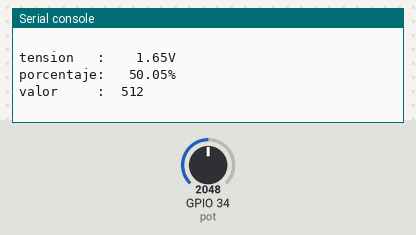
The program below on a simulated ESP32 board running MicroPython. Parts: the last lines printed to the serial console. The test bench sets the inputs (shaded band); at power-on: GPIO 34 (pot) = 2048 (analog values on the 0–4095 scale).

Above: at 1.2 s.
1.3 s: GPIO 34 (pot) set to 0
At 2.8 s:
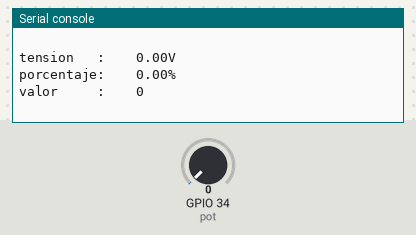
3.5 s: GPIO 34 (pot) set to 4095
At 4.8 s:
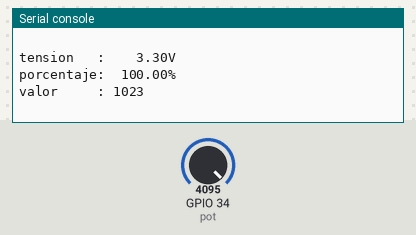
Timing chart, 0 to 6.5 s (numbered marks = the images above; inputs shaded):
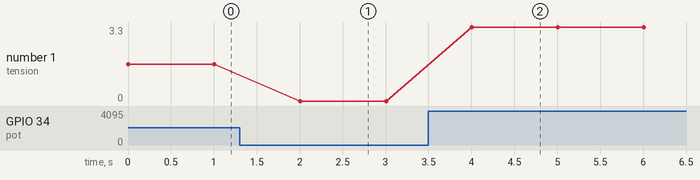

Measured:
- after the input at 1.3 s, the serial console: prints a new line after 0.70 s (image 1)
- after the input at 3.5 s, the serial console: prints a new line after 0.51 s (image 2)
- plotted number 1: 0 → 3.3 after the input at 3.5 s

The program:

main.py
```python
# ESP32/ESP8266 Analog Readings with MicroPython:
# https://randomnerdtutorials.com/esp32-esp8266-analog-readings-micropython/

from machine import Pin, ADC
from time import sleep

DELAY_SEC = 1

pot = ADC(Pin(34))          # Configurar el pin 34 para ADC (entrada analógica)
pot.atten(ADC.ATTN_11DB)    # Configurar el rango de tensión:
                            #   - ADC.ATTN_0DB    : 0V a 1.2V (por defecto)
                            #   - ADC.ATTN_2_5DB  : 0V a 1.5V
                            #   - ADC.ATTN_6DB    : 0V a 2.0V
                            #   - ADC.ATTN_11DB   : 0V a 3.3V
pot.width(ADC.WIDTH_10BIT)  # Configurar la resolución:
                            #   - ADC.WIDTH_9BIT  : 0 a  511
                            #   - ADC.WIDTH_10BIT : 0 a 1023
                            #   - ADC.WIDTH_11BIT : 0 a 2047
                            #   - ADC.WIDTH_12BIT : 0 a 4095 (por defecto)

print("ATTN VALUES:")
print("  - ADC.ATTN_0DB    : ", ADC.ATTN_0DB)    # 0
print("  - ADC.ATTN_2_5DB  : ", ADC.ATTN_2_5DB)  # 1
print("  - ADC.ATTN_6DB    : ", ADC.ATTN_6DB)    # 2
print("  - ADC.ATTN_11DB   : ", ADC.ATTN_11DB)   # 3
print()
print("WIDTH VALUES:")
print("  - ADC.WIDTH_9BIT  :", ADC.WIDTH_9BIT)   #  9
print("  - ADC.WIDTH_10BIT :", ADC.WIDTH_10BIT)  # 10
print("  - ADC.WIDTH_11BIT :", ADC.WIDTH_11BIT)  # 11
print("  - ADC.WIDTH_12BIT :", ADC.WIDTH_12BIT)  # 12
print()

while True:
    pot_value = pot.read()    # Leer el valor del potenciometro
    print("%-10s: %7.2fV" % ("tension", 3.3 * (pot_value / 1023)))
    print("%-10s: %7.2f%%" % ("porcentaje", (pot_value * 100) / 1023))
    print("%-10s: %4d" % ("valor", pot_value))
    print()
    sleep(DELAY_SEC)
```
